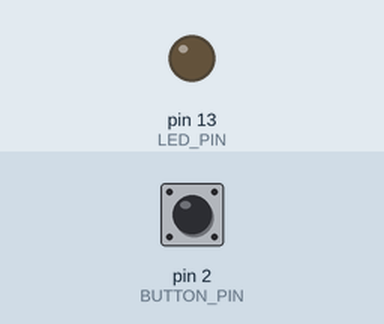
This sketch was run on a simulated Arduino Uno, built with avr-gcc and run on an emulated ATmega328P. Shown: output pins drawn as LEDs (lit = HIGH). Dashed ring = blinking. Inputs (shaded band) come from the test bench; at power-on: pin 2 (BUTTON_PIN) HIGH.

Above: at 1.2 s.
1.3 s: pin 2 (BUTTON_PIN) pulled LOW for 1 s
At 3.0 s:
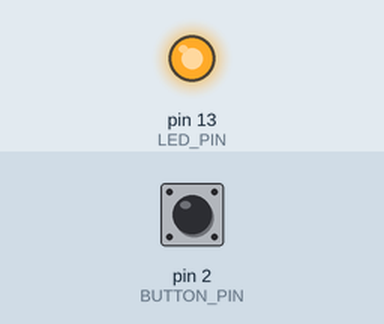
3.8 s: pin 2 (BUTTON_PIN) pulled LOW for 0.15 s
At 4.55 s:
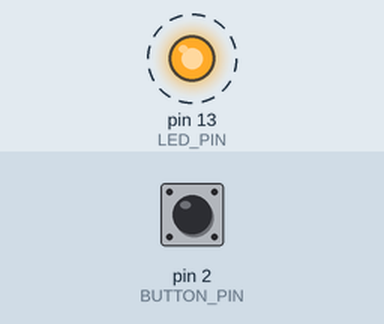
Timing chart, 0 to 12.9 s (numbered marks = the images above; inputs shaded):
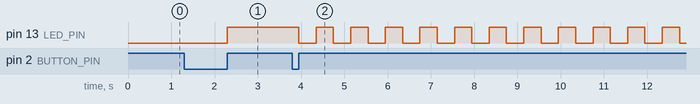

Measured:
- after the input at 1.3 s, pin 13 (LED_PIN): LOW → HIGH after 1.0 s
- after the input at 3.8 s, pin 13 (LED_PIN): alternates HIGH for 0.40 s and LOW for 0.40 s, starting after 0.15 s

The sketch:

lab1.ino.ino
```cpp
#define LED_PIN 13 // вывод управления красным светодиодом
#define BUTTON_PIN 2 // вывод подключения кнопки

bool buttonPressed = false; // Флаг, указывающий, что кнопка нажата
bool ledLight = false; // Флаг, показывающий, горит ли лампа
unsigned long pressStartTime = 0; // Время начала нажатия кнопки
int tmp;

void setup() {
  pinMode(LED_PIN, OUTPUT);
  pinMode(BUTTON_PIN, INPUT_PULLUP); // Используем встроенный подтягивающий резистор
}

void flashing() {
  digitalWrite(LED_PIN, LOW);
  delay(400);
  digitalWrite(LED_PIN, HIGH);
  delay(400);
}

void work(int arg) { // Убрали параметр LED_PIN
  switch (arg) {
    case 0:
      digitalWrite(LED_PIN, LOW);
      break;
    case 1:
      digitalWrite(LED_PIN, HIGH);
      break;
    case 2:
      flashing();
      break;
    default:
      break;
  }
}

void loop() {
  int buttonState = digitalRead(BUTTON_PIN); // Читаем состояние кнопки

  if (buttonState == LOW) {
    if (!buttonPressed) { // Если кнопка только что нажата
      buttonPressed = true; // Устанавливаем флаг
      pressStartTime = millis(); // Запоминаем время начала нажатия
    }
    // Если кнопка удерживается более 2 секунд
    if (millis() - pressStartTime >= 1000) {
      if (ledLight == false) {
        tmp = 1;
        work(tmp);
        delay(400);
        ledLight = true;
      } else {
        tmp = 0;
        ledLight = false;
      }
      pressStartTime = 0; // Сброс времени
      buttonPressed = false; // Сбрасываем флаг нажатия
    }
  } else {
    if (millis() - pressStartTime <= 1000){
      if (tmp == 2) tmp = 1;
      else if (tmp == 1) tmp = 2;
      pressStartTime = 0;
    }
    buttonPressed = false; // Сбрасываем флаг, если кнопка не нажата
  }
  work(tmp);
}
```
